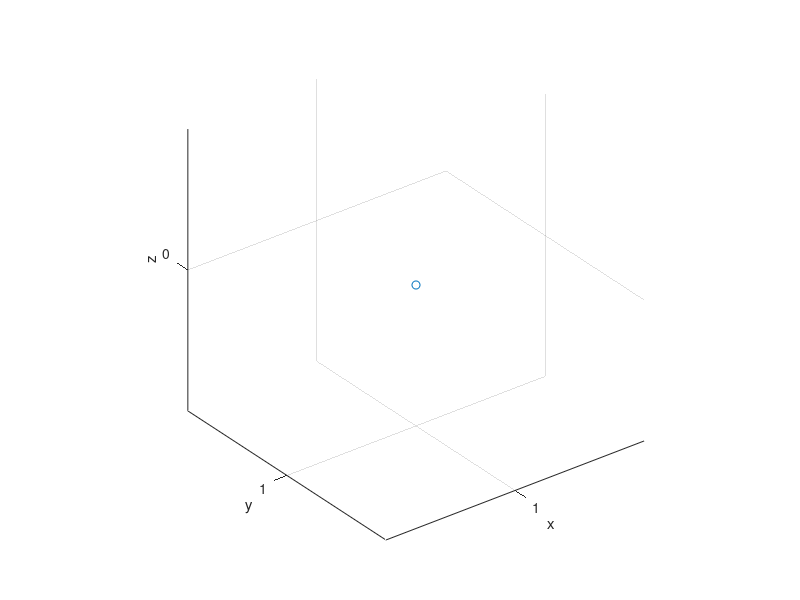

Recreate this plot in MATLAB. (Note: this script raises an error after producing the figure.)
close all;clc;clear
%光线选项1：六角形光斑
%画球
PVb1=[1,1,0];
R1=0.5;
theta_i0=linspace(0,360,51);
phi_i0=linspace(0,360,51);
[PHI_i0,THETA_i0]=meshgrid(phi_i0,theta_i0);
X=R1.*sind(THETA_i0).*cosd(PHI_i0)+PVb1(1);
Y=R1.*sind(THETA_i0).*sind(PHI_i0)+PVb1(2);
Z=R1.*cosd(THETA_i0)+PVb1(3);
set(gcf,'position',[140 80 800 500]); %后两个是分辨率，再大好像没用
set(gca,'position',[0.07,0.1,0.9,0.85]); %后两个是图片占figure的比例
plot3(PVb1(1),PVb1(2),PVb1(3),'o');
hold on;grid on;axis equal
xlabel('x');ylabel('y');zlabel('z');
% surf(X,Y,Z)
%旋转
AxisPhi=45;
AxisTheta=90-atand((1/2)^0.5);
AxisDV=rotationmat(AxisPhi,AxisTheta)*[0,0,1]';
AxisPV=[-1,1,1];
plot3([AxisPV(1)-2*AxisDV(1),AxisPV(1)+2*AxisDV(1)],[AxisPV(2)-2*AxisDV(2),AxisPV(2)+2*AxisDV(2)],[AxisPV(3)-2*AxisDV(3),AxisPV(3)+2*AxisDV(3)],'-');
[X_rot,Y_rot,Z_rot]=axisrot(100*AxisDV,AxisPV,66.7,PVb1(1),PVb1(2),PVb1(3));
plot3(X_rot,Y_rot,Z_rot,'o')
%%
clc
%球参数
PVb1=[1,1,0];
R1=0.5;
theta_i0=linspace(0,360,41);
phi_i0=linspace(0,360,41);
[PHI_i0,THETA_i0]=meshgrid(phi_i0,theta_i0);
X=R1.*sind(THETA_i0).*cosd(PHI_i0)+PVb1(1);
Y=R1.*sind(THETA_i0).*sind(PHI_i0)+PVb1(2);
Z=R1.*cosd(THETA_i0)+PVb1(3);
%rot参数
AxisPhi=45;
AxisTheta=atand((1/2)^0.5);
AxisDV=rotationmat(AxisPhi,AxisTheta)*[0,0,1]';
AxisPV=[-1,1,1];
%动画
filename ='ball.gif ';
num=37;
m=moviein(num);
AngRot=linspace(0,360,num);
for idx=1:num
    fig=figure('Visible','off');hold on;view(134.69,54.51);daspect([1 1 1]);axis([-4 2 -1.8 3.8 -1 3]); 
    plot3([AxisPV(1)-2*AxisDV(1),AxisPV(1)+2*AxisDV(1)],[AxisPV(2)-2*AxisDV(2),AxisPV(2)+2*AxisDV(2)],[AxisPV(3)-2*AxisDV(3),AxisPV(3)+2*AxisDV(3)],'-');
    [X_rot,Y_rot,Z_rot]=axisrot(AxisDV,AxisPV,AngRot(idx),X,Y,Z);
    surf(X_rot,Y_rot,Z_rot)
    [X_rot,Y_rot,Z_rot]=axisrot(AxisDV,AxisPV,-AngRot(idx),X,Y,Z);
    surf(X_rot,Y_rot,Z_rot)
    m(:,idx)=getframe(fig);
    img =frame2im(m(:, idx ));
    [ A , cmap ]=rgb2ind( img ,256);
    if idx ==1
    imwrite( A , cmap , filename ,'gif','loopcount', Inf ,'DelayTime',0.1);
    else
    imwrite( A , cmap , filename ,'gif', 'WriteMode','append','DelayTime',0.1);
    end 
end
fig.Visible='on';
movie(m,1)
hold off;

%1.旋转矩阵函数
function Rmat=rotationmat(zphi,ytheta)
    ythetamat=[
        cosd(ytheta),0,sind(ytheta);
        0,1,0;
        -sind(ytheta),0,cosd(ytheta);];%旋转矩阵Ry,先绕y轴转θ
    zphimat=[
        cosd(zphi),-sind(zphi),0;
        sind(zphi),cosd(zphi),0;
        0,0,1;];%旋转矩阵Rz,再绕z轴转φ
    Rmat=zphimat*ythetamat;%先把两个旋转变换乘起来
end
%14.绕轴旋转
%参考：罗德里格旋转公式（Rodrigues' rotation formula）
%DV旋转轴方向向量，PV旋转轴上一点的坐标，theta旋转角度，后三个是被旋转物体的xyz
function [obj1x,obj1y,obj1z]=axisrot(DV,PV,theta,obj1x,obj1y,obj1z)
    DV=DV./dot(DV,DV)^0.5;%转为单位向量
    Rk=[0,-DV(3),DV(2);
        DV(3),0,-DV(1);
        -DV(2),DV(1),0]; %叉乘矩阵
    M=eye(3)+(1-cosd(theta)).*(Rk*Rk)+sind(theta).*Rk; %绕轴转矩阵
    obj1=[obj1x(:)'-PV(1);obj1y(:)'-PV(2);obj1z(:)'-PV(3)];
    temp=M*obj1;
    obj1x(:)=temp(1,:)+PV(1);
    obj1y(:)=temp(2,:)+PV(2);
    obj1z(:)=temp(3,:)+PV(3);
end